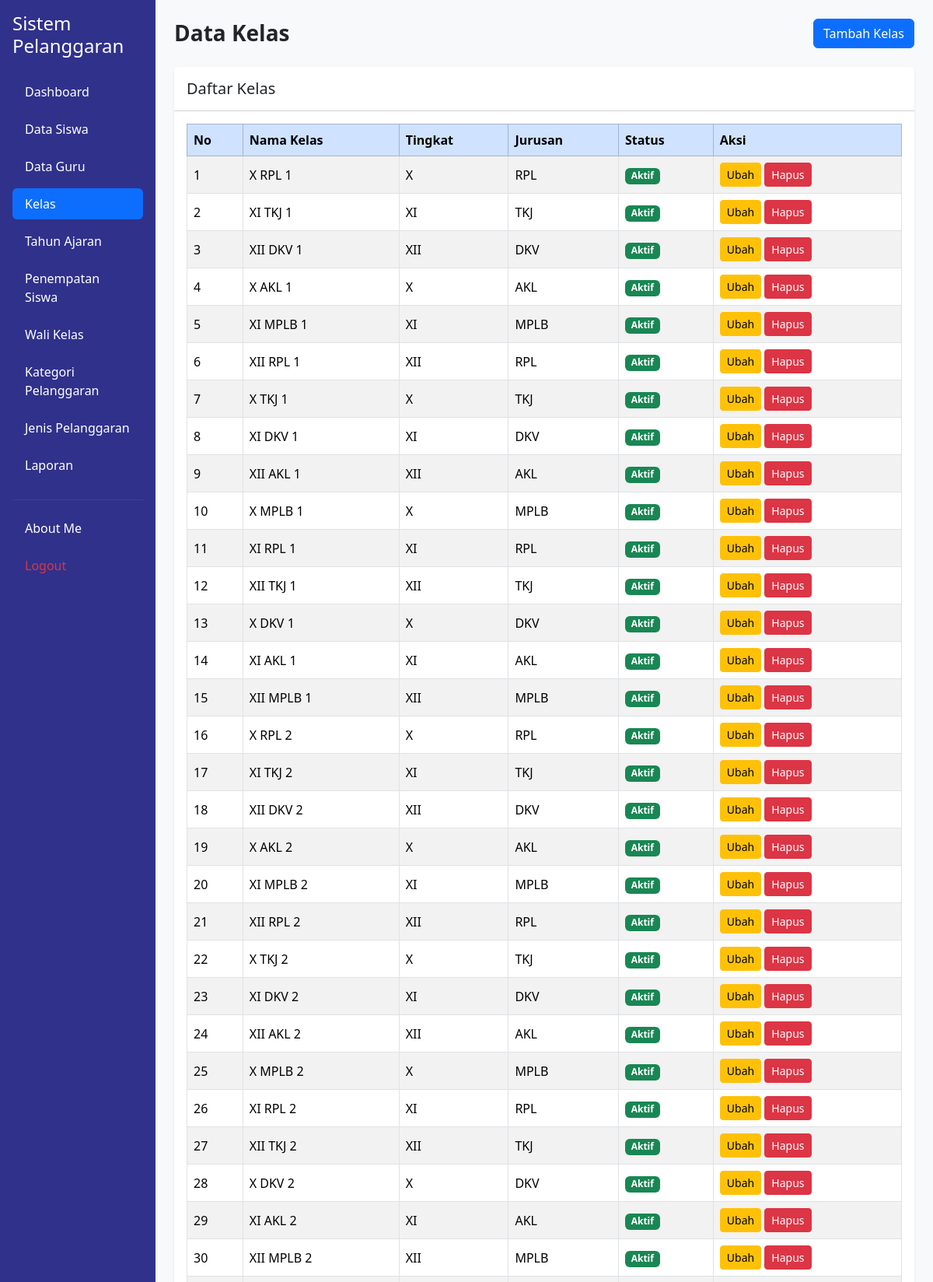
The page /data_kelas.php (signed in, upper part) on the database its author committed.
### tables this page shows
CREATE TABLE `t_kelas` (
  `id` int(11) NOT NULL,
  `nama` varchar(100) NOT NULL,
  `tingkat` varchar(20) NOT NULL,
  `jurusan` varchar(100) NOT NULL,
  `status_aktif` tinyint(1) NOT NULL,
  `created_at` timestamp NOT NULL DEFAULT current_timestamp(),
  `updated_at` timestamp NOT NULL DEFAULT current_timestamp()
);

### data_kelas.php (the view, shortened to what this page needs)
<?php
include "config/koneksi.php";
$role = $_SESSION['role'];
$data_edit = null;
?>
<!DOCTYPE html>
<html lang="id">
<head>
    <link href="https://cdn.jsdelivr.net/npm/bootstrap@5.3.8/dist/css/bootstrap.min.css"
          rel="stylesheet">
</head>
<body class="bg-light">
<div class="container-fluid">
    <div class="row">
        <div class="col-md-3 col-lg-2 min-vh-100 p-3"
             style="background-color: #30318B;">
            <h4 class="text-white mb-4">Sistem Pelanggaran</h4>
            <ul class="nav nav-pills flex-column">
                <li class="nav-item mb-2">
                    <a href="dashboard.php" class="nav-link text-white">Dashboard</a>
                </li>
                <li class="nav-item mb-2">
                    <a href="data_siswa.php" class="nav-link text-white">Data Siswa</a>
                </li>
                <li class="nav-item mb-2">
                    <a href="data_guru.php" class="nav-link text-white">Data Guru</a>
                </li>
                <li class="nav-item mb-2">
                    <a href="data_kelas.php" class="nav-link active" aria-current="page">Kelas</a>
                </li>
                <li class="nav-item mb-2">
                    <a href="data_tahun_ajaran.php" class="nav-link text-white">Tahun Ajaran</a>
                </li>
                <li class="nav-item mb-2">
                    <a href="penempatan_siswa.php" class="nav-link text-white">Penempatan Siswa</a>
                </li>
                <li class="nav-item mb-2">
                    <a href="wali_kelas.php" class="nav-link text-white">Wali Kelas</a>
                </li>
                <li class="nav-item mb-2">
                    <a href="kategori_pelanggaran.php" class="nav-link text-white">Kategori Pelanggaran</a>
                </li>
                <li class="nav-item mb-2">
                    <a href="jenis_pelanggaran.php" class="nav-link text-white">Jenis Pelanggaran</a>
                </li>
                <li class="nav-item mb-2">
                    <a href="laporan.php" class="nav-link text-white">Laporan</a>
                </li>
                <hr class="text-secondary">
                <li class="nav-item mb-2">
                    <a href="about_me.php" class="nav-link text-white">About Me</a>
                </li>
                <li class="nav-item">
                    <a href="logout.php" class="nav-link text-danger">Logout</a>
                </li>
            </ul>
        </div>
        <main class="col-md-9 col-lg-10 p-4">
                <div class="d-flex justify-content-between
                        align-items-center mb-4">
                <h3 class="fw-bold mb-0">Data Kelas</h3>
                <?php if ($role == "admin" && $data_edit == null) { ?>
                    <button type="button"
                            class="btn btn-primary"
                            data-bs-toggle="modal"
                            data-bs-target="#modalTambah">
                        Tambah Kelas
                    </button>
                <?php } ?>
            </div>
            <div class="card border-0 shadow-sm">
                <div class="card-header bg-white py-3">
                    <h5 class="mb-0">Daftar Kelas</h5>
                </div>
                <div class="card-body">
                    <div class="table-responsive">
                        <table class="table table-bordered table-striped table-hover align-middle">
                            <thead class="table-primary">
                                <tr>
                                    <th>No</th>
                                    <th>Nama Kelas</th>
                                    <th>Tingkat</th>
                                    <th>Jurusan</th>
                                    <th>Status</th>
                                    <?php if ($role == "admin") { ?>
                                        <th>Aksi</th>
                                    <?php } ?>
                                </tr>
                            </thead>
                            <tbody>
                                <?php
                                $query_kelas = mysqli_query($koneksi, "SELECT * FROM t_kelas");
                                $no = 1;
                                while ($kelas = mysqli_fetch_assoc($query_kelas)) {
                                ?>
                                    <tr>
                                        <td><?php echo $no; ?></td>
                                        <td><?php echo htmlspecialchars($kelas['nama'], ENT_QUOTES, 'UTF-8'); ?></td>
                                        <td><?php echo htmlspecialchars($kelas['tingkat'], ENT_QUOTES, 'UTF-8'); ?></td>
                                        <td><?php echo htmlspecialchars($kelas['jurusan'], ENT_QUOTES, 'UTF-8'); ?></td>
                                        <td>
                                            <?php if ($kelas['status_aktif'] == 1) { ?>
                                                <span class="badge bg-success">Aktif</span>
                                            <?php } else { ?>
                                                <span class="badge bg-secondary">Tidak Aktif</span>
                                            <?php } ?>
                                        </td>
                                        <?php if ($role == "admin") { ?>
                                            <td class="text-nowrap">
                                                <a href="data_kelas.php?edit=<?php echo $kelas['id']; ?>"
                                                   class="btn btn-warning btn-sm">Ubah</a>
                                                <a href="data_kelas.php?hapus=<?php echo $kelas['id']; ?>"
                                                   class="btn btn-danger btn-sm"
                                                   onclick="return confirm('Yakin ingin menghapus data kelas ini?')">
                                                    Hapus
                                                </a>
                                            </td>
                                        <?php } ?>
                                    </tr>
                                <?php
                                    $no++;
                                }
                                ?>
                            </tbody>
                        </table>
                    </div>
                </div>
            </div>
        </main>
    </div>
</div>
</body>
</html>

### rows shown on the page
t_kelas: nama "X RPL 1", tingkat "X", jurusan "RPL", status_aktif "Aktif"
t_kelas: nama "XI TKJ 1", tingkat "XI", jurusan "TKJ", status_aktif "Aktif"
t_kelas: nama "XII DKV 1", tingkat "XII", jurusan "DKV", status_aktif "Aktif"
t_kelas: nama "X AKL 1", tingkat "X", jurusan "AKL", status_aktif "Aktif"
t_kelas: nama "XI MPLB 1", tingkat "XI", jurusan "MPLB", status_aktif "Aktif"
t_kelas: nama "XII RPL 1", tingkat "XII", jurusan "RPL", status_aktif "Aktif"
t_kelas: nama "X TKJ 1", tingkat "X", jurusan "TKJ", status_aktif "Aktif"
t_kelas: nama "XI DKV 1", tingkat "XI", jurusan "DKV", status_aktif "Aktif"
t_kelas: nama "XII AKL 1", tingkat "XII", jurusan "AKL", status_aktif "Aktif"
t_kelas: nama "X MPLB 1", tingkat "X", jurusan "MPLB", status_aktif "Aktif"
t_kelas: nama "XI RPL 1", tingkat "XI", jurusan "RPL", status_aktif "Aktif"
t_kelas: nama "XII TKJ 1", tingkat "XII", jurusan "TKJ", status_aktif "Aktif"
t_kelas: nama "X DKV 1", tingkat "X", jurusan "DKV", status_aktif "Aktif"
t_kelas: nama "XI AKL 1", tingkat "XI", jurusan "AKL", status_aktif "Aktif"
t_kelas: nama "XII MPLB 1", tingkat "XII", jurusan "MPLB", status_aktif "Aktif"
t_kelas: nama "X RPL 2", tingkat "X", jurusan "RPL", status_aktif "Aktif"
t_kelas: nama "XI TKJ 2", tingkat "XI", jurusan "TKJ", status_aktif "Aktif"
t_kelas: nama "XII DKV 2", tingkat "XII", jurusan "DKV", status_aktif "Aktif"
t_kelas: nama "X AKL 2", tingkat "X", jurusan "AKL", status_aktif "Aktif"
t_kelas: nama "XI MPLB 2", tingkat "XI", jurusan "MPLB", status_aktif "Aktif"
t_kelas: nama "XII RPL 2", tingkat "XII", jurusan "RPL", status_aktif "Aktif"
t_kelas: nama "X TKJ 2", tingkat "X", jurusan "TKJ", status_aktif "Aktif"
t_kelas: nama "XI DKV 2", tingkat "XI", jurusan "DKV", status_aktif "Aktif"
t_kelas: nama "XII AKL 2", tingkat "XII", jurusan "AKL", status_aktif "Aktif"
t_kelas: nama "X MPLB 2", tingkat "X", jurusan "MPLB", status_aktif "Aktif"
t_kelas: nama "XI RPL 2", tingkat "XI", jurusan "RPL", status_aktif "Aktif"
t_kelas: nama "XII TKJ 2", tingkat "XII", jurusan "TKJ", status_aktif "Aktif"
t_kelas: nama "X DKV 2", tingkat "X", jurusan "DKV", status_aktif "Aktif"
t_kelas: nama "XI AKL 2", tingkat "XI", jurusan "AKL", status_aktif "Aktif"
t_kelas: nama "XII MPLB 2", tingkat "XII", jurusan "MPLB", status_aktif "Aktif"
